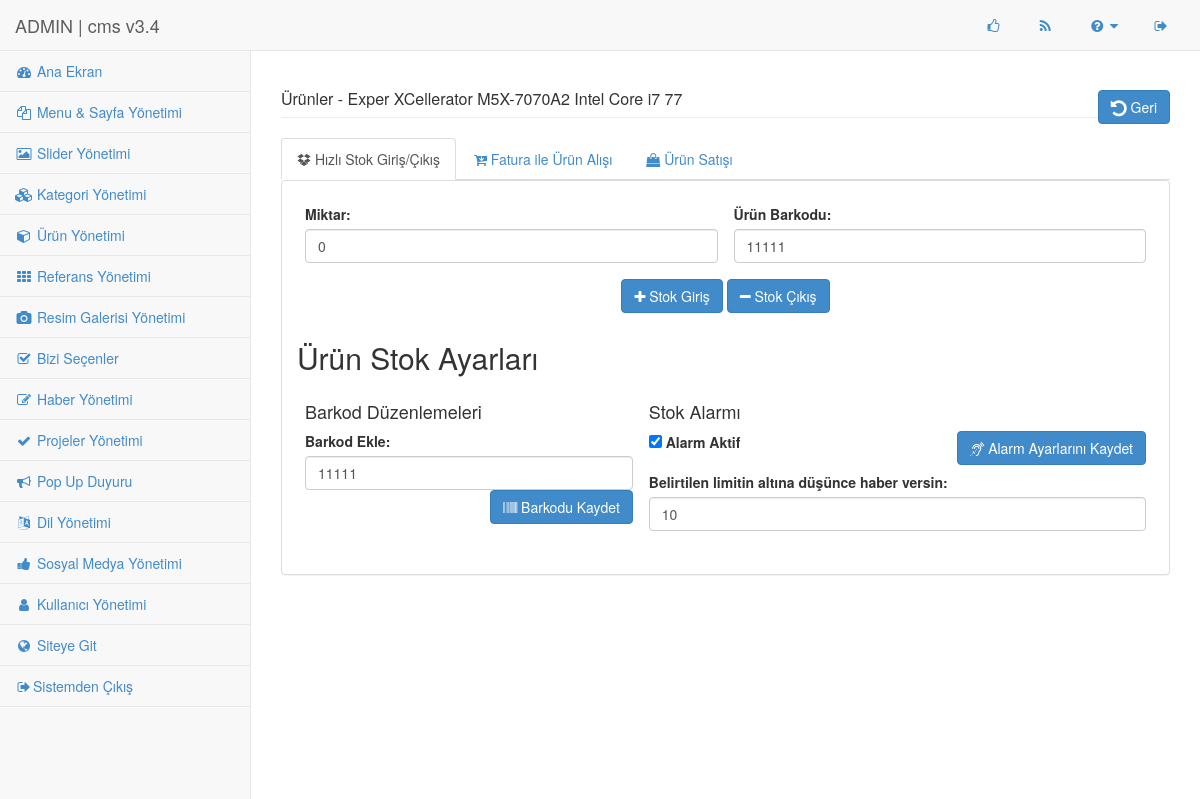
Screenshot of /cms/modules/urunler/modify_stok.php?id=71 (signed in) with the database file from the repository.
### tables this page shows
CREATE TABLE `35cgnproduct` (
  `id` int(11) NOT NULL,
  `page` text,
  `urls` varchar(1000) DEFAULT NULL,
  `desci` text,
  `files` varchar(1000) DEFAULT NULL,
  `parent_id` int(11) DEFAULT NULL,
  `code` varchar(45) DEFAULT NULL,
  `name` varchar(45) DEFAULT NULL,
  `type` int(11) DEFAULT NULL,
  `url` varchar(200) DEFAULT NULL,
  `video` varchar(1000) DEFAULT NULL,
  `display` tinyint(1) NOT NULL,
  `stok` int(11) NOT NULL DEFAULT '0'
);

CREATE TABLE `35cgnproductbarkod` (
  `id` int(11) NOT NULL,
  `barkod` varchar(64) NOT NULL
);

CREATE TABLE `35cgnproductalarm` (
  `id` int(11) NOT NULL,
  `stoklimit` int(11) NOT NULL,
  `alarmmail` varchar(100) DEFAULT NULL,
  `mailyazi` text
);

### cms/modules/urunler/modify_stok.php (the view, shortened to what this page needs)
<?php
include ("../../std/lmenu.php");
?>
<?php
if(isset($_GET['id'])){
	$sql = "SELECT name FROM 35cgnproduct WHERE id=".$_GET['id'];
	$res = mysqli_query($GLOBALS["___mysqli_ston"],  $sql);
	if($row = mysqli_fetch_array($res)){
		$productname=$row['name'];
	}
	$sql = "SELECT * FROM 35cgnproductbarkod WHERE id=".$_GET['id'];
	$res = mysqli_query($GLOBALS["___mysqli_ston"],  $sql);
	if($row = mysqli_fetch_array($res)){
		$barkod=$row['barkod'];
	}
	$sql = "SELECT * FROM 35cgnproductalarm WHERE id=".$_GET['id'];
	$res = mysqli_query($GLOBALS["___mysqli_ston"],  $sql);
	if($row = mysqli_fetch_array($res)){
		$alarmset=true;
		$alarmlimit=$row["stoklimit"];
	}
}
?>
<div id="page-wrapper">
<div class="row">
<div class="col-lg-12"><h1 class="page-header">Ürünler
<?php if(isset($_GET['id'])) echo " - ".$productname; ?>
<a class="btn btn-primary btn-default" href="product_main.php" style="float: right;"><i class="fa fa-undo fa-lg"aria-hidden='true'></i> Geri</a></h1></div>
<div class="col-lg-12">
<ul class="nav nav-tabs">
  <li class="active"><a href="#"><i class="fa fa-dropbox"></i> Hızlı Stok Giriş/Çıkış</a></li>
  <li><a href="stok_alis.php<?php if(isset($_GET["id"])) echo "?id=".$_GET["id"];?>"><i class="fa fa-cart-arrow-down"></i> Fatura ile Ürün Alışı</a></li>
  <li><a href="stok_satis.php<?php if(isset($_GET["id"])) echo "?id=".$_GET["id"];?>"><i class="fa fa-shopping-bag"></i> Ürün Satışı</a></li>
</ul>
	<div class="panel panel-default">
		<div class="panel-body">
		<form method="POST">
			<table class="table">
				<tr>
					<td>
						<div class="col-6">
							<label>Miktar:</label>
							<input class="form-control" type="number" min="0" name="miktar" value="0">
						</div>
					</td>
					<td>
						<div class="col-6">
							<label>Ürün Barkodu:</label>
							<input class="form-control" type="text" name="barkod" value="<?php if(isset($_GET['id'])) if(isset($barkod)) echo $barkod; else echo $_GET['id'];?>">
						</div>
					</td>
				</tr>
				<tr>
					<td colspan="2">
						<center>
						<button class="btn btn-primary btn-default" formaction="stokislem/stokduzen.php"><i class="fa fa-plus"></i> Stok Giriş</button>
						<button class="btn btn-primary btn-default" formaction="stokislem/stokduzen.php?uruncikar=1"><i class="fa fa-minus"></i> Stok Çıkış</button>
						</center>
					</td>
				</tr>
			</table>
		</form>
		<?php
		if( isset($_GET['id']) ){
			echo '<div class="col-12">
			<h2>Ürün Stok Ayarları</h2>
		<table class="table">
			<tr>
				<td>
					<h4>Barkod Düzenlemeleri</h4>
					<form method="POST">
					<label>Barkod Ekle:</label>
					<input class="form-control" type="text" name="barkod" value="'.$barkod.'">
					<button class="btn btn-primary btn-default" formaction="stokislem/stokbarkod.php?id='.$_GET["id"].'" style="float: right;">
					<i class="fa fa-barcode"></i> Barkodu Kaydet</button>
					</form>
				</td>
				<td>
					<form method="POST">
					<h4>Stok Alarmı</h4>
					<input type="checkbox" name="stokalarm" ';
					if($alarmset) echo "checked";
					echo '> <strong>Alarm Aktif</strong>
					<button class="btn btn-primary btn-default" formaction="stokislem/stokalarm.php?id='.$_GET["id"].'" style="float: right;">
					<i class="fa fa-assistive-listening-systems"></i> Alarm Ayarlarını Kaydet</button><br><br>
					<label>Belirtilen limitin altına düşünce haber versin:</label>
					<input class="form-control" type="number" name="miktar" min="1" value="';
					if(isset($alarmlimit)) echo $alarmlimit; else echo "1";
					echo '">
					</form>
				</td>
			</tr>
		</table>
		</div>';
		}
		?>
		</div>
	</div>
</div>
</div>
</div>
</div>
</body>
</html>

### cms/css/admin.css (style rules this page uses)
body { padding-top: 100px; background-color: #f8f8f8; }
@media (min-width:768px) { body { padding-top: 50px; } }
#page-wrapper { padding: 0 5px; min-height: 568px; background-color: #fff; }
@media (min-width:768px) { #page-wrapper { position: inherit; margin: 0 0 0 250px; padding: 0 30px; min-height: 800px; border-left: 1px solid #e7e7e7; } }

### rows the page displays
35cgnproduct: name "Exper XCellerator M5X-7070A2 Intel Core i7 77"
35cgnproductbarkod: barkod "11111"
35cgnproductalarm: miktar "10"
